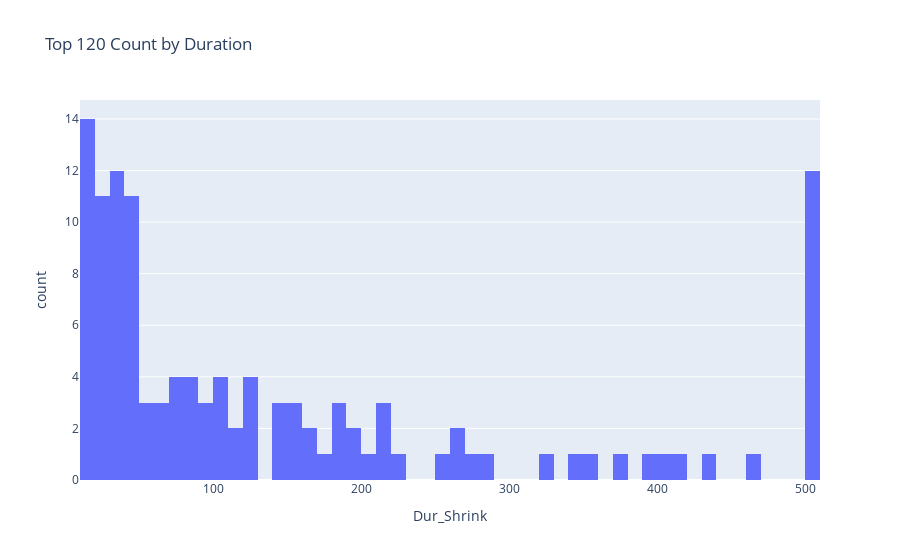

Write notebook code for a chart like this one.
### Code cell
result_vis['Dur_Shrink'] = result_vis['Duration'].apply(lambda x: x if x<500 else 500)
#display(result_vis)

fig4 = px.histogram(result_vis, x='Dur_Shrink', nbins=50, title='Top 120 Count by Duration')
fig4.show()

### Figure 1 — Plotly figure (JSON) as saved in the notebook; plotly's stock layout.template omitted (floating-point values rounded to 4 significant figures)
{"data": [{"alignmentgroup": "True", "bingroup": "x", "hovertemplate": "Dur_Shrink=%{x}<br>count=%{y}<extra></extra>", "legendgroup": "", "marker": {"color": "#636efa", "pattern": {"shape": ""}}, "name": "", "nbinsx": 50, "offsetgroup": "", "orientation": "v", "showlegend": false, "type": "histogram", "x": [19, 27, 48, 214, 18, 34, 156, 96, 154, 34, 81, 16, 143, 25, 48, 15, 78, 34, 21, 357, 208, 66, 116, 35, 18, 25, 49, 12, 286, 393, 77, 53, 33, 18, 31, 500, 183, 54, 81, 40, 40, 34, 17, 373, 412, 86, 125, 39, 27, 24, 26, 10, 190, 150, 120, 57, 48, 39, 47, 25, 29, 22, 17, 500, 500, 500, 328, 403, 195, 186, 216, 263, 257, 127, 112, 128, 344, 103, 74, 33, 48, 42, 28, 16, 14, 500, 500, 437, 276, 466, 163, 144, 171, 219, 109, 228, 98, 107, 106, 140, 61, 67, 77, 86, 38, 40, 39, 40, 18, 13, 500, 500, 500, 500, 500, 500, 264, 160, 183, 92], "xaxis": "x", "yaxis": "y"}], "layout": {"barmode": "relative", "legend": {"tracegroupgap": 0}, "title": {"text": "Top 120 Count by Duration"}, "xaxis": {"anchor": "y", "domain": [0, 1], "title": {"text": "Dur_Shrink"}}, "yaxis": {"anchor": "x", "domain": [0, 1], "title": {"text": "count"}}}}
